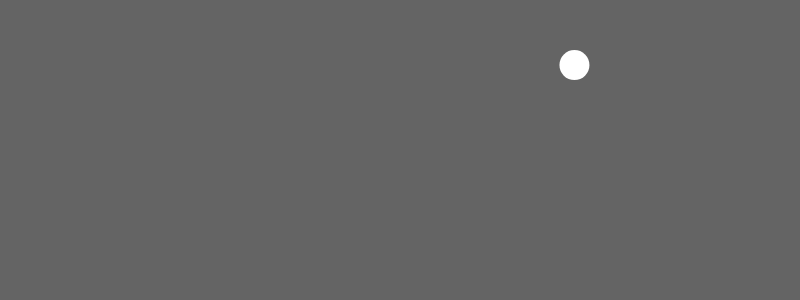
Frame 1 (no input)
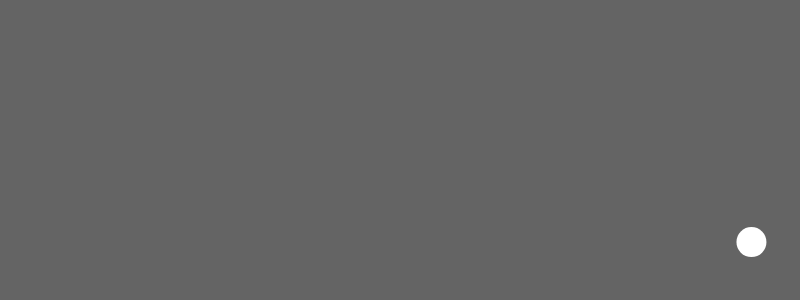
Frame 60 (no input)
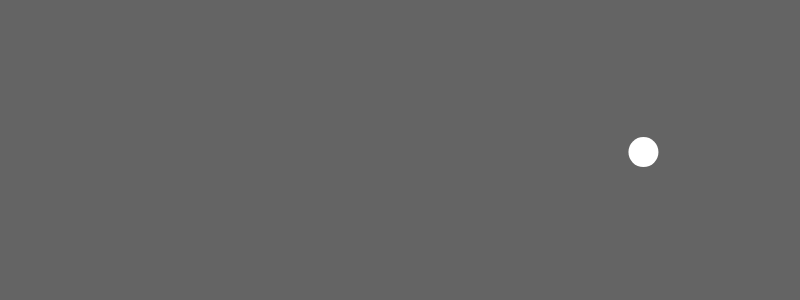
Frame 120 (the mouse pressed at the canvas centre since frame 60)

The p5.js sketch that drew these frames (run headless with seeded random() and noise() and a simulated clock; from frame 60 on, the mouse is pressed at the canvas centre):

// p5.js sketch
// ── sketch.js
var ball;
var rad = 15;

function setup() {
	createCanvas(800, 300)
	ball = new Ball();
}

function draw() {
	background(100)
	ball.update();
	ball.checkEdges();
	ball.display();
}

function Ball(){
	this.pos = createVector(random(width), random(height));
	this.speed = createVector(3,3)
}

Ball.prototype= {
	update: function(){
		this.pos.add(this.speed)
	},
	checkEdges: function(){
		if(this.pos.x > width - rad || this.pos.x < rad){
			this.speed.x *= -1
		}
		if(this.pos.y > height - rad || this.pos.y < rad){
			this.speed.y *= -1
		}
	},
	display: function(){
		fill("amber")
		noStroke();
		ellipse(this.pos.x, this.pos.y, rad*2, rad*2)
	}
	
}
